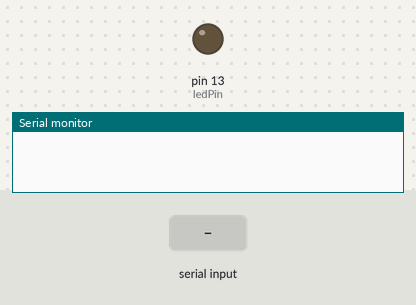
A sketch run on a simulated Arduino Uno, built with avr-gcc and run on an emulated ATmega328P. Parts: output pins drawn as LEDs (lit = HIGH), the last lines printed to the serial monitor. The test bench sets the inputs (shaded band).

Above: at 1.2 s.
1.3 s: "1" received over the second serial link
At 2.5 s:
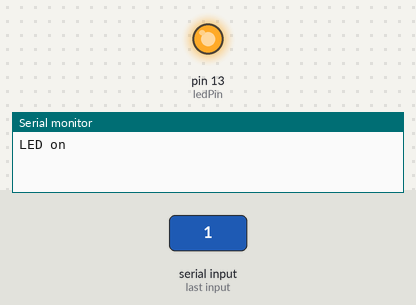
2.8 s: "0" received over the second serial link
At 3.8 s:
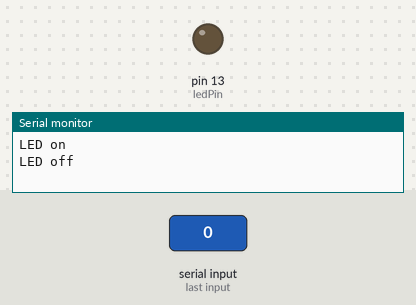
4.3 s: "L" received over the second serial link
At 4.9 s:
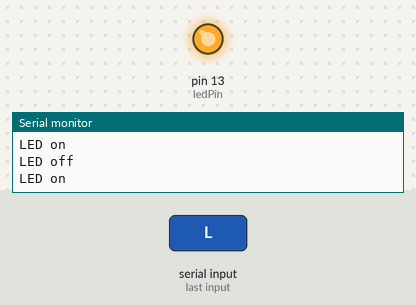
5.8 s: "l" received over the second serial link
At 6.2 s:
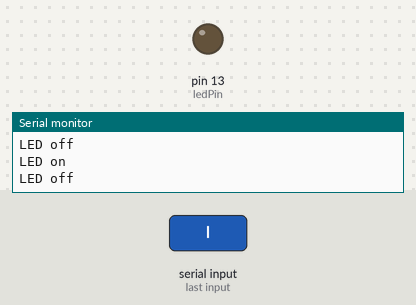
Timing chart, 0 to 8.3 s (numbered marks = the images above; inputs shaded):
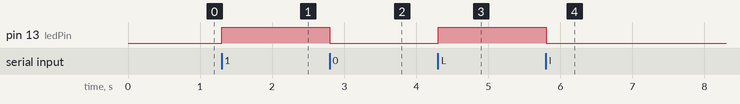

Measured:
- after the input at 1.3 s, pin 13 (ledPin): LOW → HIGH at once
- after the input at 2.8 s, pin 13 (ledPin): HIGH → LOW at once
- after the input at 4.3 s, pin 13 (ledPin): LOW → HIGH at once
- after the input at 5.8 s, pin 13 (ledPin): HIGH → LOW at once

The sketch:

Home_Control_Board.ino
```cpp
#include <SoftwareSerial.h>

// Transmitter and reciever pins
int txPin = 11;
int rxPin = 10;

int ledPin = 13;

// Create a softwareSerial class
SoftwareSerial connection(rxPin, txPin);

// Data from the PC
int bluetooth_data;


// Data storage for hex colors. Apperently, it needs to be four spaces, even through I'm only useing three of them.
int RBG_data[3];
// The number zero (0) in char value
const int zero = 48;

int current_color;


void setup(){
  Serial.begin(115200);
  connection.begin(115200);
  connection.println("Bluetooth On");
  pinMode(ledPin, OUTPUT);
  digitalWrite(ledPin, LOW);
}

void loop() {
  ledpin_control();
  /*
  current_color = recieve_hex();
  if (current_color > 0 && current_color <= 255) {
    Serial.println(current_color);
  }
  */
}

int recieve_hex(){
  int num_of_bytes = 0;

  if (connection.available()) {
    num_of_bytes = connection.read();
  }

  if (num_of_bytes == 0) {
    return 0;
  }
  int data_recieved[num_of_bytes];

  data_recieved[0] = -1;

  int count = 0;
  while (count < num_of_bytes) {
    if (connection.available()) {
      data_recieved[count] = connection.read();
      //Serial.println(data_recieved[count]);

      count++;
      //delay(1);
    }
  }

  return convert_string_to_number(data_recieved);
}

/*
*  Converts a 3 int array into an hex number
 */
int convert_string_to_number(int array_of_numbers[]) {
  //Serial.println("First value: " + array_of_numbers[0]);
  int length_of_array = sizeof(array_of_numbers) / sizeof(int);
  //Serial.println(length_of_array);
  int number = 0;

  for (int i = 0; i < length_of_array; i++) {
    // The current number is multiplied by ten, and the next number is added.
    number = (number * 10) + (array_of_numbers[i] - zero);
  }
  return number;
}


/*
 *  Methode used to recieve strings
 */
String recieve_String() {
  String data = "";
  char current_data;

  while (current_data != 'E') {
    if (connection.available() > 0) {
      data += current_data;
      current_data = connection.read();
    }
    delay(10);
  }

  return data;
}

/*
 *  Methode for recieving hex colors. The methodes use the RBG_data array to store the numbers.
 *  Used with BT terminal on WP8
 */
void recieve_RBG() {
  int recieve_count = 0;
  int temp_storage[3];

  // To recive three numbers
  while(recieve_count < 3) {
    if (connection.available()) {
      // Code to convert 3 recieved numbers in to one
      int temp_count = 0;

      while (temp_count < 3) {
        if (connection.available()) {
          temp_storage[temp_count] = connection.read();
          Serial.println(temp_storage[temp_count]);

          temp_count++;

          // Same as below, have to discard to commands
          connection.read();
          connection.read();
        }
        delay(1);
      }
      //Serial.println("Recieved number:");
      //Serial.println(convert_string_to_number(temp_storage));

      // Put the data int the array
      RBG_data[recieve_count] = convert_string_to_number(temp_storage);
      Serial.println(RBG_data[recieve_count]);
      recieve_count++;

      // Each time I send a message, it is followed by a 10 and a 13. Send from WP8.
      // This solves the problem, by discarding the to following reads.
      connection.read();
      connection.read();
    }
    delay(1);
  }
}

/*
*  Test program. Able to turn the diode on pin 13 on and off, by sending 1 or 0, or L and l
 */
void ledpin_control() {
  if (connection.available()) {
    bluetooth_data = connection.read();

    // If the data recieved is 1, turn on the LED
    if (bluetooth_data == '1' || bluetooth_data == 'L') {
      digitalWrite(ledPin, HIGH);
      connection.println("LED on");
      Serial.println("LED on");
    }
    // If it is 0, turn the LED off
    else if (bluetooth_data == '0' || bluetooth_data == 'l') {
      digitalWrite(ledPin, LOW);
      connection.println("LED off");
      Serial.println("LED off");
    }
    /*
    if (bluetooth_data == 'L'){
      digitalWrite(ledPin, HIGH);
      connection.println("LED turned on");
    }
    else if (bluetooth_data == 'l') {
      digitalWrite(ledPin, LOW);
      connection.println("LED turned off");
    }
    */
  }

  // Delay between each command
  delay(100);
}

void test_connection() {
  if (connection.available()) {
    bluetooth_data = connection.read();
    connection.println("Command recieved");
    Serial.println(bluetooth_data);
  }
  delay(1);
}
```
